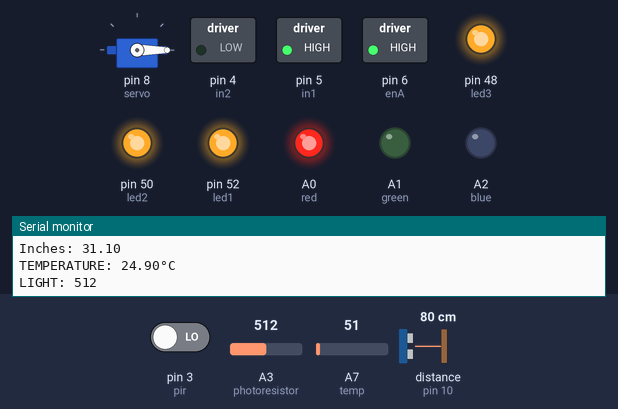
This sketch was run on a simulated Arduino Mega 2560, built with avr-gcc and run on an emulated ATmega2560. On the bench: servo, switched loads named in the sketch (green lamp = pin HIGH), output pins drawn as LEDs (lit = HIGH), the last lines printed to the serial monitor. Wiring (inferred from the names in the program): ultrasonic range finder: trigger pin 9; echo pin 10. The inputs (shaded band) are chosen by the test bench; at power-on: distance to the obstacle (sensor on pin 10) 80 cm, pin 3 (pir) LOW, A3 (photoresistor) = 512, A7 (temp) = 51. The echo pulse lasts 58.3 µs per cm; pins used as bus, display or sensor lines are not drawn.

Above: at 1.2 s.
1.3 s: distance to the obstacle (sensor on pin 10) set to 45 cm
4.3 s: distance to the obstacle (sensor on pin 10) set to 36 cm
At 4.6 s:
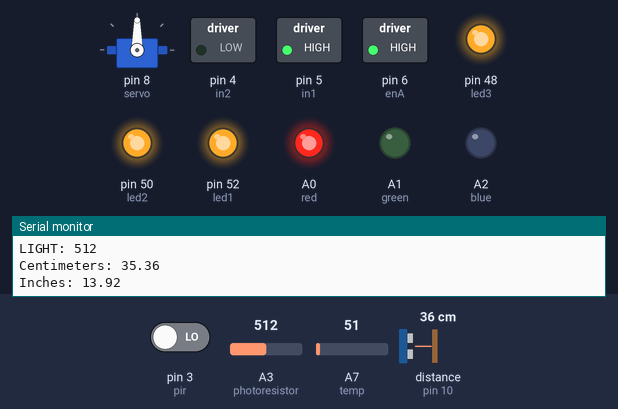
Timing chart, 0 to 7.3 s (numbered marks = the images above; inputs shaded):
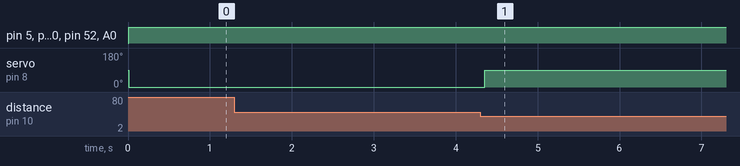

Measured:
- the behaviour switches between 41 and 40 cm on distance to the obstacle (sensor on pin 10) (found by bisection; images 0 and 1)
- after the input at 4.3 s, servo on pin 8 (servo): 0° → 90° after 0.06 s

The sketch:

Arduino-Home-Automation-System.ino
```cpp
//SERVO MOTOR
#include <Servo.h>
Servo servoMotor;
int servo = 8;

//ULTRASONIC SENSOR
int trig = 9;
int echo = 10;
long duration;
int distance;
float centimeters, inches;

//TEMPERATURE SENSOR
int temp = 7;
float temperature;

//DC MOTOR
int enA = 6;
int in1 = 5;
int in2 = 4;

//PIR
int pir = 3;
int state = LOW;
int val = 0;

//PIEZO
int piezo = 11;
int piezoTone = 800;

//LEDs
int red = A0;
int green = A1;
int blue = A2;

int led1 = 52;
int led2 = 50;
int led3 = 48;

//PHOTORESISTOR
int photoresistor = A3;
int lightValue;

void setup() {
  //ULTRASONIC SENSOR
  pinMode(trig, OUTPUT);
  pinMode(echo, INPUT);

  //SERVO MOTOR
  servoMotor.attach(servo);

  //TEMPERATURE SENSOR
  pinMode(temp, INPUT);

  //DC MOTOR
  pinMode(enA, OUTPUT);
  pinMode(in1, OUTPUT);
  pinMode(in2, OUTPUT);

  //LED
  pinMode(red, OUTPUT);
  pinMode(green, OUTPUT);
  pinMode(blue, OUTPUT);
  pinMode(led1, OUTPUT);
  pinMode(led2, OUTPUT);
  pinMode(led3, OUTPUT);

  //PIR
  pinMode(pir, INPUT);

  //PIEZO
  pinMode(piezo, OUTPUT);

  //PHOTORESISTOR
  pinMode(photoresistor, INPUT);

  Serial.begin(9600);
}

void loop()
{
  //A
  digitalWrite(trig, LOW);
  delayMicroseconds(2);
  digitalWrite(trig, HIGH);
  delayMicroseconds(10);
  digitalWrite(trig, LOW);
  duration = pulseIn(echo, HIGH);
  centimeters = duration * 0.034/2;
  inches = centimeters / 2.54;

  Serial.print("Centimeters: ");
  Serial.print(centimeters);
  Serial.print("\nInches: ");
  Serial.print(inches);

  //B
  val = digitalRead(pir);

  //C
  temperature = analogRead(temp);
  temperature = temperature * 0.48828125;

  //D
  int lightValue = analogRead(photoresistor);

  if(centimeters <= 40)
    {
      servoMotor.write(90);
      delay(2000);
      servoMotor.write(0);
    }
  else
    {
      servoMotor.write(0);
    }

  if(val == HIGH)
    {
      if(state == LOW)
        {
          tone(piezo, piezoTone);
          delay(3000);
          noTone(piezo);
          delay(1000);
          state = HIGH;
        }
    }

  else
    {
      noTone(piezo);
      if(state == HIGH)
        {
          state = LOW;
        }
    }

  if(temperature > 24)
    {
    analogWrite(enA, 255);
    digitalWrite(in1, HIGH);
    digitalWrite(in2, LOW);
    digitalWrite(red, HIGH);
    digitalWrite(green, LOW);
    digitalWrite(blue, LOW);
    }

  if(temperature >= 20 && temperature <= 24)
    {
    analogWrite(enA, 125);
    digitalWrite(in1, HIGH);
    digitalWrite(in2, LOW);
    digitalWrite(red, LOW);
    digitalWrite(green, HIGH);
    digitalWrite(blue, LOW);
    }

  if(temperature < 20)
    {
    digitalWrite(in1, LOW);
    digitalWrite(in2, LOW);
    digitalWrite(red, LOW);
    digitalWrite(green, LOW);
    digitalWrite(blue, HIGH);
    }

  Serial.print("\nTEMPERATURE: ");
  Serial.print(temperature);
  Serial.print("°C");
  Serial.println();


  tripleLight(lightValue, lightValue, lightValue);
  Serial.print("LIGHT: ");
  Serial.print(lightValue);
  Serial.println();
}

void tripleLight(int left, int mid, int right)
{
  analogWrite(led1, left);
  analogWrite(led2, mid);
  analogWrite(led3, right);
}
```
